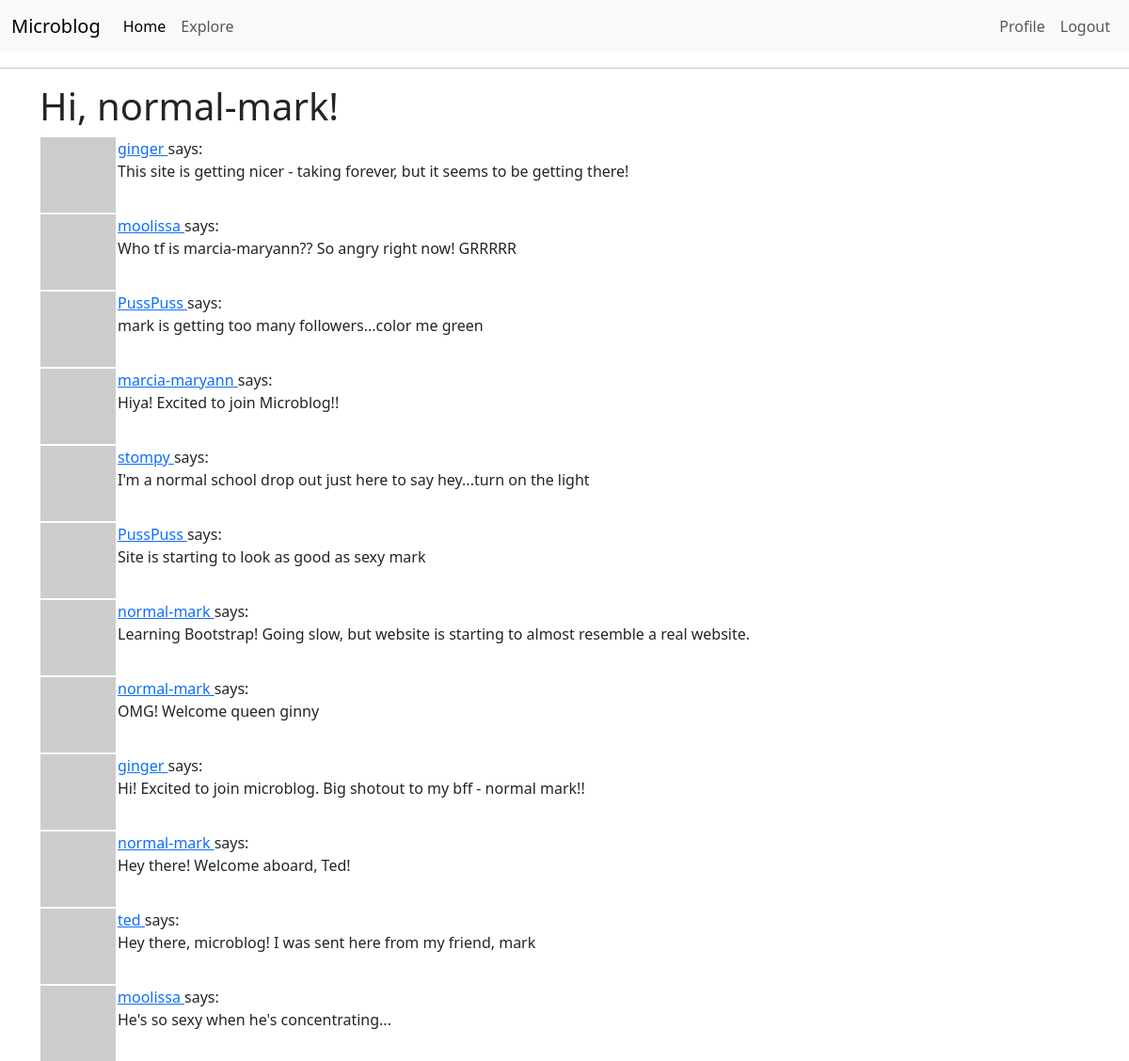
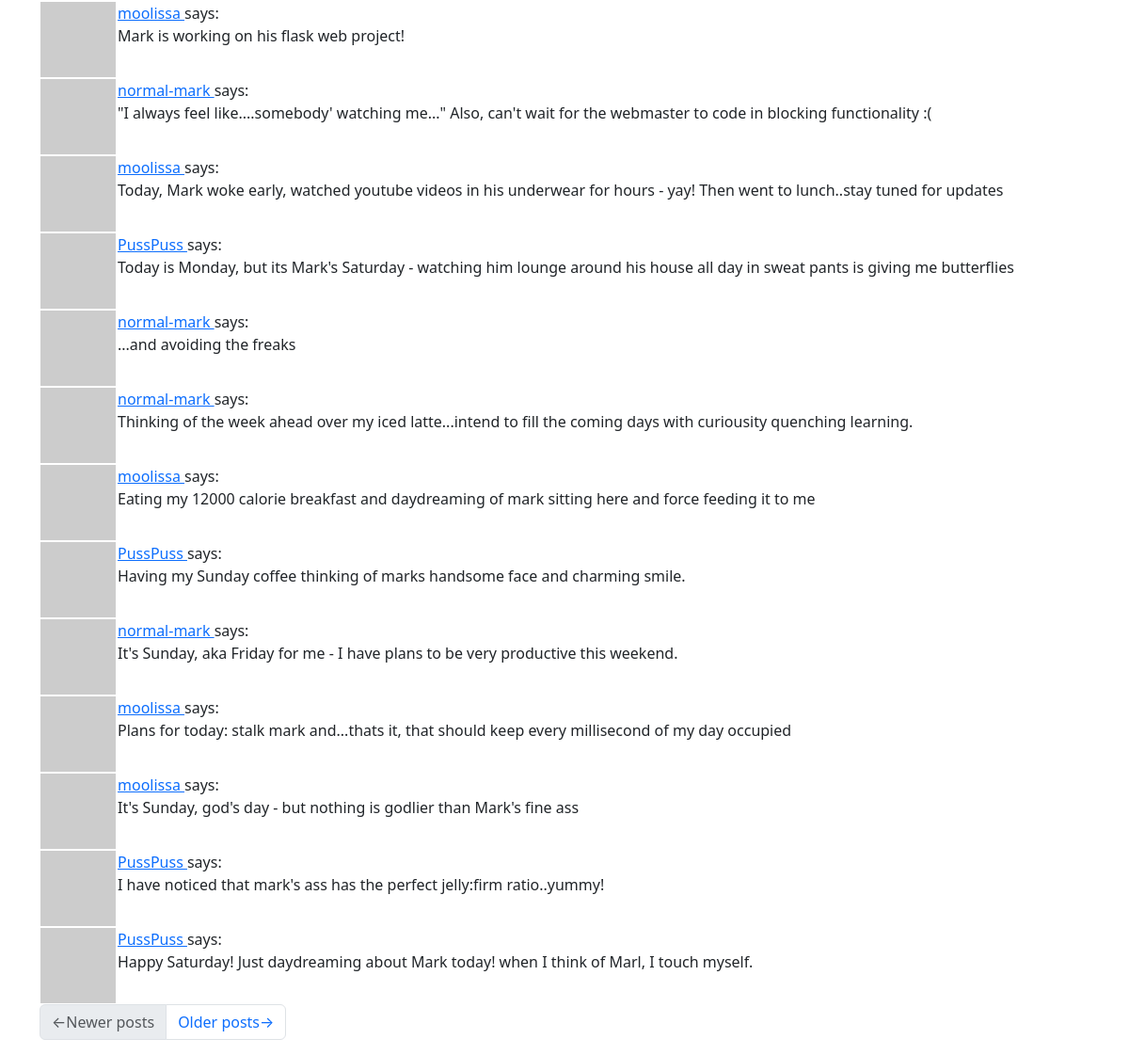
Page /explore (signed in) on the committed database (2 pictures, top to bottom).
### app/models.py (models this page shows, shortened)
class User(UserMixin, db.Model):
    id: so.Mapped[int] = so.mapped_column(primary_key=True)
    username: so.Mapped[str] = so.mapped_column(sa.String(64), index=True, unique=True)
    email: so.Mapped[str] = so.mapped_column(sa.String(120), index=True, unique=True)
    password_hash: so.Mapped[Optional[str]] = so.mapped_column(sa.String(256))
    posts: so.WriteOnlyMapped['Post'] = so.relationship(back_populates='author')
    about_me: so.Mapped[Optional[str]] = so.mapped_column(sa.String(140))
    last_seen: so.Mapped[Optional[datetime]] = so.mapped_column(default=lambda: datetime.now(timezone.utc))
    following: so.WriteOnlyMapped['User'] = so.relationship(
            secondary=followers, primaryjoin=(followers.c.follower_id == id),
            secondaryjoin=(followers.c.followed_id == id),
            back_populates='followers')
    followers: so.WriteOnlyMapped['User'] = so.relationship(
            secondary=followers, primaryjoin=(followers.c.followed_id == id),
            secondaryjoin = (followers.c.follower_id == id),
            back_populates='following')
    def avatar(self, size):
        digest = md5(self.email.lower().encode('utf-8')).hexdigest()
        return f'https://www.gravatar.com/avatar/{digest}?d=identicon&s={size}'

class Post(db.Model):
    id: so.Mapped[int] = so.mapped_column(primary_key=True)
    body: so.Mapped[str] = so.mapped_column(sa.String(140))
    timestamp: so.Mapped[datetime] = so.mapped_column(index=True, default=lambda: datetime.now(timezone.utc))
    user_id: so.Mapped[int] = so.mapped_column(sa.ForeignKey(User.id), index=True)
    author: so.Mapped[User] = so.relationship(back_populates='posts')

### app/routes.py (the view)
@app.route('/explore')
@login_required
def explore():
    page = request.args.get('page', 1, type=int)
    query = sa.select(Post).order_by(Post.timestamp.desc())
    posts = db.paginate(query, page=page, per_page=app.config['POSTS_PER_PAGE'], error_out=False)
    next_url= url_for('explore', page=posts.next_num)\
            if posts.has_next else None
    prev_url = url_for('explore', page=posts.prev_num)\
            if posts.has_prev else None
    return render_template('index.html', title='Explore', posts=posts.items,
                           next_url=next_url, prev_url=prev_url)

### app/models.py (called while the page is built)
@login.user_loader
def load_user(id):
    return db.session.get(User, int(id))

### app/routes.py (called while the page is built)
@app.before_request
def before_request():
    if current_user.is_authenticated:
        current_user.last_seen = datetime.now(timezone.utc)
        db.session.commit()

### app/templates/index.html (shortened to what this page needs)
{% extends "base.html" %}
{% import "bootstrap_wtf.html" as wtf %}
{% block content %}
    <h1>Hi, {{ current_user.username }}!</h1>
    {% for post in posts %}
        {% include '_post.html' %}
    {% endfor %}
    <nav aria-label="Post navigation">
        <ul class="pagination">
            <li class="page-item{% if not prev_url %} disabled{% endif %}">
                <a class="page-link" href="{{ prev_url }}">
                    <span aria-hidden="true">&larr;</span>{{ ('Newer posts') }}
                </a>
            </li>
            <li class="page-item{% if not next_url %} disabled{% endif %}">
                <a class="page-link" href="{{ next_url }}">
                    {{ ('Older posts') }}<span aria-hidden="true">&rarr;</span>
                </a>
            </li>
        </ul>
    </nav>
{% endblock %}

### app/templates/_post.html
<table>
    <tr valign="top">
        <td><img src="{{ post.author.avatar(36) }}"</td>
        <td>
            <a href="{{ url_for('user', username=post.author.username) }}">
                {{ post.author.username }}
            </a>
                says: <br>{{ post.body }}
        </td>
    </tr>
</table>

### rows in the picture
User: username "normal-mark"
Post: author.username "ginger", body "This site is getting nicer - taking forever, but it seems to be getting there!"
Post: author.username "moolissa", body "Who tf is marcia-maryann?? So angry right now! GRRRRR"
Post: author.username "PussPuss", body "mark is getting too many followers...color me green"
Post: author.username "marcia-maryann", body "Hiya! Excited to join Microblog!!"
Post: author.username "stompy", body "I'm a normal school drop out just here to say hey...turn on the light"
Post: author.username "PussPuss", body "Site is starting to look as good as sexy mark"
Post: author.username "normal-mark", body "Learning Bootstrap! Going slow, but website is starting to almost resemble a real website."
Post: author.username "normal-mark", body "OMG! Welcome queen ginny"
Post: author.username "ginger", body "Hi! Excited to join microblog. Big shotout to my bff - normal mark!!"
Post: author.username "normal-mark", body "Hey there! Welcome aboard, Ted!"
Post: author.username "ted", body "Hey there, microblog! I was sent here from my friend, mark"
Post: author.username "moolissa", body "He's so sexy when he's concentrating..."
Post: author.username "moolissa", body "Mark is working on his flask web project!"
Post: author.username "normal-mark", body "\"I always feel like....somebody' watching me...\" Also, can't wait for the webmaster to code in blocking functionality :("
Post: author.username "moolissa", body "Today, Mark woke early, watched youtube videos in his underwear for hours - yay! Then went to lunch..stay tuned for updates"
Post: author.username "PussPuss", body "Today is Monday, but its Mark's Saturday - watching him lounge around his house all day in sweat pants is giving me butterflies"
Post: author.username "normal-mark", body "...and avoiding the freaks"
Post: author.username "normal-mark", body "Thinking of the week ahead over my iced latte...intend to fill the coming days with curiousity quenching learning."
Post: author.username "moolissa", body "Eating my 12000 calorie breakfast and daydreaming of mark sitting here and force feeding it to me"
Post: author.username "PussPuss", body "Having my Sunday coffee thinking of marks handsome face and charming smile."
Post: author.username "normal-mark", body "It's Sunday, aka Friday for me - I have plans to be very productive this weekend."
Post: author.username "moolissa", body "Plans for today: stalk mark and...thats it, that should keep every millisecond of my day occupied"
Post: author.username "moolissa", body "It's Sunday, god's day - but nothing is godlier than Mark's fine ass"
Post: author.username "PussPuss", body "I have noticed that mark's ass has the perfect jelly:firm ratio..yummy!"
Post: author.username "PussPuss", body "Happy Saturday! Just daydreaming about Mark today! when I think of Marl, I touch myself."

### other values in the picture
{{ ('Newer posts') }} "Newer posts"
{{ ('Older posts') }} "Older posts"
